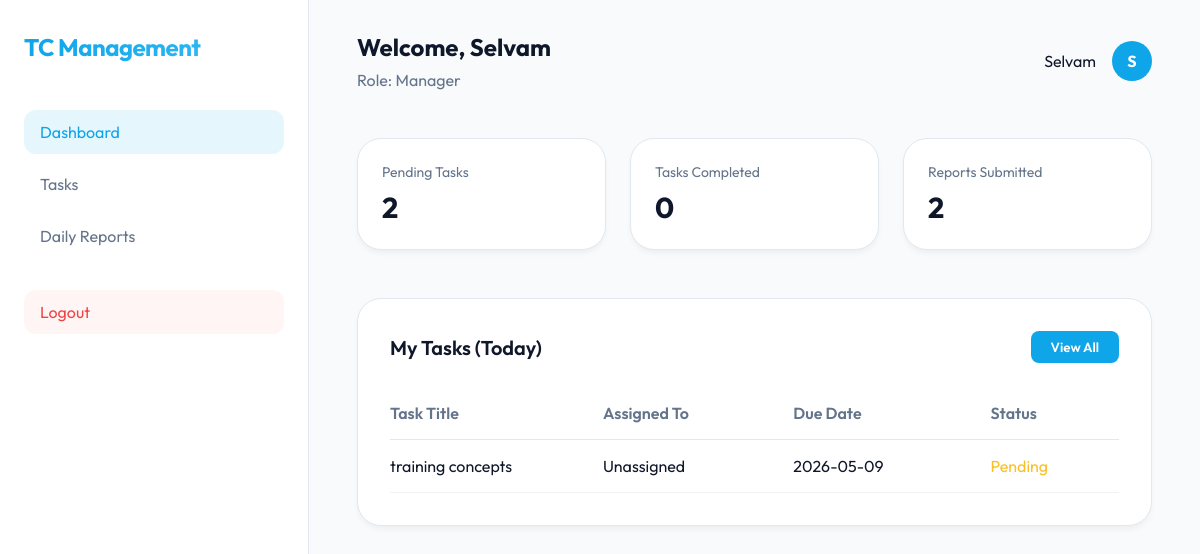
The app's page /dashboard.php (signed in), older data.
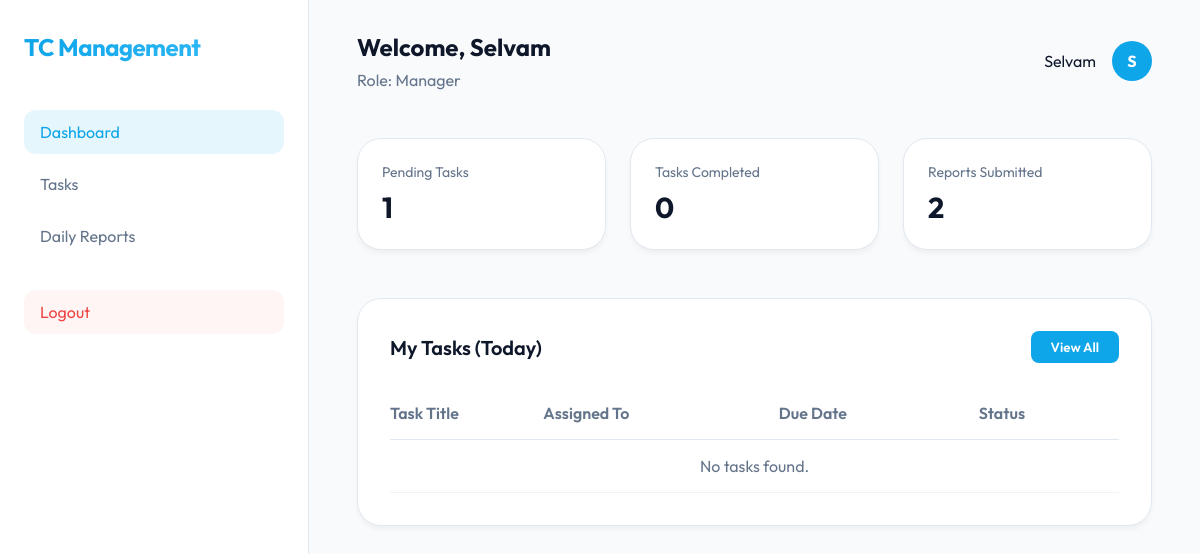
The same page, newer data.
### tables this page shows
CREATE TABLE `tc_tasks` (
  `id` int(11) NOT NULL AUTO_INCREMENT,
  `created_date_time` datetime DEFAULT NULL,
  `updated_date_time` datetime DEFAULT NULL,
  `task_id` mediumtext DEFAULT NULL,
  `title` mediumtext DEFAULT NULL,
  `description` mediumtext DEFAULT NULL,
  `assigned_to` mediumtext DEFAULT NULL,
  `assigned_by` mediumtext DEFAULT NULL,
  `status` mediumtext DEFAULT NULL,
  `due_date` date DEFAULT NULL,
  `custom_id` mediumtext DEFAULT NULL,
  `unique_number` mediumtext DEFAULT NULL,
  `deleted` int(11) NOT NULL DEFAULT 0,
  PRIMARY KEY (`id`)
);

### common_file.php (called while the page is built, shortened)
<?php
    require_once 'main/basic_functions.php';
    $username = $_SESSION['username'] ?? 'Guest';
    $user_role = $_SESSION['user_role'] ?? 'guest';
    $full_name = $_SESSION['full_name'] ?? 'Guest User';
?>

### main/basic_functions.php (called while the page is built, shortened)
<?php
    class Basic_Functions extends Database {
        public $con;
        public function __construct() {
            $this->con = $this->connect();
        }
        public function getTableColumnValue($table, $field, $value, $return_field) {
            $con = $this->con;
            $sql = "SELECT {$return_field}
                    FROM {$table}
                    WHERE {$field} = :value
                    AND deleted = :deleted
                    LIMIT 1";
            $params = array(
                ':value' => $value,
                ':deleted' => 0
            );
            $stmt = $con->prepare($sql);
            $stmt->execute($params);
            $result = $stmt->fetch();
            return !empty($result[$return_field]) ? $result[$return_field] : "";
        }
        public function getQueryRecords($query, $params = []) {
            $con = $this->con;
            $stmt = $con->prepare($query);
            $stmt->execute($params);
            return $stmt->fetchAll();
        }
    }
?>

### dashboard.php (the view, shortened to what this page needs)
<?php require_once 'common_file.php';
$today = date('Y-m-d');
$pending_count = $bf->getQueryRecords("SELECT COUNT(*) as total FROM " . $GLOBALS['task_table'] . " WHERE status != 'completed' AND deleted = 0")[0]['total'];
$completed_count = $bf->getQueryRecords("SELECT COUNT(*) as total FROM " . $GLOBALS['task_table'] . " WHERE status = 'completed' AND deleted = 0")[0]['total'];
$report_count = $bf->getQueryRecords("SELECT COUNT(*) as total FROM " . $GLOBALS['report_table'] . " WHERE deleted = 0")[0]['total'];
if ($user_role == 'admin') {
    $recent_tasks_query = "SELECT t.*, u.name as assignee_name FROM " . $GLOBALS['task_table'] . " t
                           LEFT JOIN " . $GLOBALS['user_table'] . " u ON t.assigned_to = u.id
                           WHERE t.deleted = 0 AND t.due_date = :today ORDER BY t.id DESC";
    $params = [':today' => $today];
} else {
    $recent_tasks_query = "SELECT t.*, u.name as assignee_name FROM " . $GLOBALS['task_table'] . " t
                           LEFT JOIN " . $GLOBALS['user_table'] . " u ON t.assigned_to = u.id
                           WHERE t.deleted = 0 AND t.assigned_to = :user_id AND t.due_date = :today ORDER BY t.id DESC";
    $params = [':today' => $today, ':user_id' => $user_id];
}
$recent_tasks = $bf->getQueryRecords($recent_tasks_query, $params);
?>
<!DOCTYPE html>
<html lang="en">
<head>
    <link rel="stylesheet" href="assets/css/style.css">
</head>
<body>
    <?php include 'sidebar.php'; ?>
    <div class="main-content">
        <div class="header">
            <div>
                <h2 style="margin: 0;">Welcome, <?php echo $full_name; ?></h2>
                <p style="color: var(--text-muted); margin: 0.5rem 0 0 0;">Role: <?php echo ucfirst($user_role); ?></p>
            </div>
            <div class="user-profile">
                <span><?php echo $username; ?></span>
                <div class="avatar"><?php echo substr($username, 0, 1); ?></div>
            </div>
        </div>
        <div class="stats-grid">
            <div class="stat-card">
                <div class="stat-label">Pending Tasks</div>
                <div class="stat-value"><?php echo $pending_count; ?></div>
            </div>
            <div class="stat-card">
                <div class="stat-label">Tasks Completed</div>
                <div class="stat-value"><?php echo $completed_count; ?></div>
            </div>
            <div class="stat-card">
                <div class="stat-label">Reports Submitted</div>
                <div class="stat-value"><?php echo $report_count; ?></div>
            </div>
        </div>
        <div class="module-section">
            <div class="section-title">
                <?php echo ($user_role == 'admin') ? "All Employee Tasks (Today)" : "My Tasks (Today)"; ?>
                <button class="btn-add" onclick="window.location.href='tasks.php'">View All</button>
            </div>
            <table style="width: 100%; border-collapse: collapse;">
                <thead>
                    <tr style="text-align: left; color: var(--text-muted); border-bottom: 1px solid rgba(255,255,255,0.05);">
                        <th style="padding: 1rem 0;">Task Title</th>
                        <th>Assigned To</th>
                        <th>Due Date</th>
                        <th>Status</th>
                    </tr>
                </thead>
                <tbody>
                    <?php if (empty($recent_tasks)): ?>
                    <tr><td colspan="4" style="padding: 1rem 0; text-align: center; color: var(--text-muted);">No tasks found.</td></tr>
                    <?php else: ?>
                    <?php foreach ($recent_tasks as $t):
                        $assignee_name = $bf->getTableColumnValue($GLOBALS['staff_table'], 'staff_id', $t['assigned_to'], 'staff_name');
                        $status_color = ($t['status'] == 'completed') ? '#10b981' : (($t['status'] == 'in_progress') ? '#06b6d4' : '#fbbf24');
                    ?>
                    <tr style="border-bottom: 1px solid rgba(255,255,255,0.05);">
                        <td style="padding: 1rem 0;"><?php echo $t['title']; ?></td>
                        <td><?php echo $assignee_name ?: 'Unassigned'; ?></td>
                        <td><?php echo $t['due_date']; ?></td>
                        <td><span style="color: <?php echo $status_color; ?>;"><?php echo ucfirst($t['status']); ?></span></td>
                    </tr>
                    <?php endforeach; ?>
                    <?php endif; ?>
                </tbody>
            </table>
        </div>
    </div>
</body>
</html>

### sidebar.php (shortened to what this page needs)
<div class="sidebar">
    <div class="logo">TC Management</div>
    <ul class="nav-links">
        <li class="nav-item"><a href="dashboard.php" class="nav-link <?php echo (basename($_SERVER['PHP_SELF']) == 'dashboard.php') ? 'active' : ''; ?>">Dashboard</a></li>
        <li class="nav-item"><a href="tasks.php" class="nav-link <?php echo (basename($_SERVER['PHP_SELF']) == 'tasks.php') ? 'active' : ''; ?>">Tasks</a></li>
        <li class="nav-item"><a href="daily_reports.php" class="nav-link <?php echo (basename($_SERVER['PHP_SELF']) == 'daily_reports.php') ? 'active' : ''; ?>">Daily Reports</a></li>
        <li class="nav-item" style="margin-top: 2rem;">
            <a href="logout.php" class="nav-link" style="color: #ef4444; background: rgba(239, 68, 68, 0.05);">
                Logout
            </a>
        </li>
    </ul>
</div>

### assets/css/style.css (style rules this page uses)
:root { --primary: #0ea5e9; --primary-hover: #0284c7; --bg: #f8fafc; --sidebar: #ffffff; --card: #ffffff; --text: #0f172a; --text-muted: #64748b; --border: #e2e8f0; --accent: #38bdf8; }
body { margin: 0; font-family: 'Outfit', sans-serif; background: var(--bg); color: var(--text); display: flex; min-height: 100vh; }
.sidebar { width: 260px; background: var(--sidebar); padding: 2rem 1.5rem; display: flex; flex-direction: column; border-right: 1px solid var(--border); z-index: 1100; position: sticky; top: 0; height: 100vh; }
.logo { font-size: 1.5rem; font-weight: 700; margin-bottom: 3rem; background: linear-gradient(to right, #0ea5e9, #38bdf8); -webkit-background-clip: text; -webkit-text-fill-color: transparent; letter-spacing: -0.5px; }
.nav-links { list-style: none; padding: 0; margin: 0; flex-grow: 1; }
.nav-item { margin-bottom: 0.5rem; }
.nav-link { display: flex; align-items: center; padding: 0.75rem 1rem; color: var(--text-muted); text-decoration: none; border-radius: 0.75rem; transition: all 0.3s; }
.nav-link:hover, .nav-link.active { background: rgba(14, 165, 233, 0.1); color: var(--primary); }
.main-content { flex-grow: 1; padding: 2rem 3rem; }
.module-section { background: var(--card); padding: 2rem; border-radius: 1.5rem; border: 1px solid var(--border); box-shadow: 0 4px 6px -1px rgba(0,0,0,0.05); margin-bottom: 2rem; }
.section-title { font-size: 1.25rem; font-weight: 600; margin-bottom: 1.5rem; display: flex; justify-content: space-between; align-items: center; }
.btn-add, .btn-save { background: var(--primary); color: white; border: none; padding: 0.5rem 1.25rem; border-radius: 0.5rem; cursor: pointer; font-family: inherit; font-weight: 600; }
table { width: 100%; border-collapse: collapse; }
th { text-align: left; color: var(--text-muted); padding: 1rem; border-bottom: 1px solid var(--border); font-weight: 600; }
td { padding: 1rem; border-bottom: 1px solid rgba(0,0,0,0.05); }
.header { display: flex; justify-content: space-between; align-items: center; margin-bottom: 3rem; }
.user-profile { display: flex; align-items: center; gap: 1rem; }
.avatar { width: 40px; height: 40px; background: var(--primary); color: white; border-radius: 50%; display: flex; align-items: center; justify-content: center; font-weight: 700; }
.stats-grid { display: grid; grid-template-columns: repeat(auto-fit, minmax(240px, 1fr)); gap: 1.5rem; margin-bottom: 3rem; }
.stat-card { background: var(--card); padding: 1.5rem; border-radius: 1.5rem; border: 1px solid var(--border); box-shadow: 0 4px 6px -1px rgba(0, 0, 0, 0.05); }
.stat-label { color: var(--text-muted); font-size: 0.875rem; margin-bottom: 0.5rem; }
.stat-value { font-size: 1.8rem; font-weight: 700; color: var(--text); }

Row changes from the older to the newer data that the page shows:
removed tc_tasks: title "training concepts", assignee_name "Unassigned", due_date "2026-05-09", status "Pending"
Text that changed along with them:
$pending_count: "2" → "1"
text now shown: "No tasks found."
